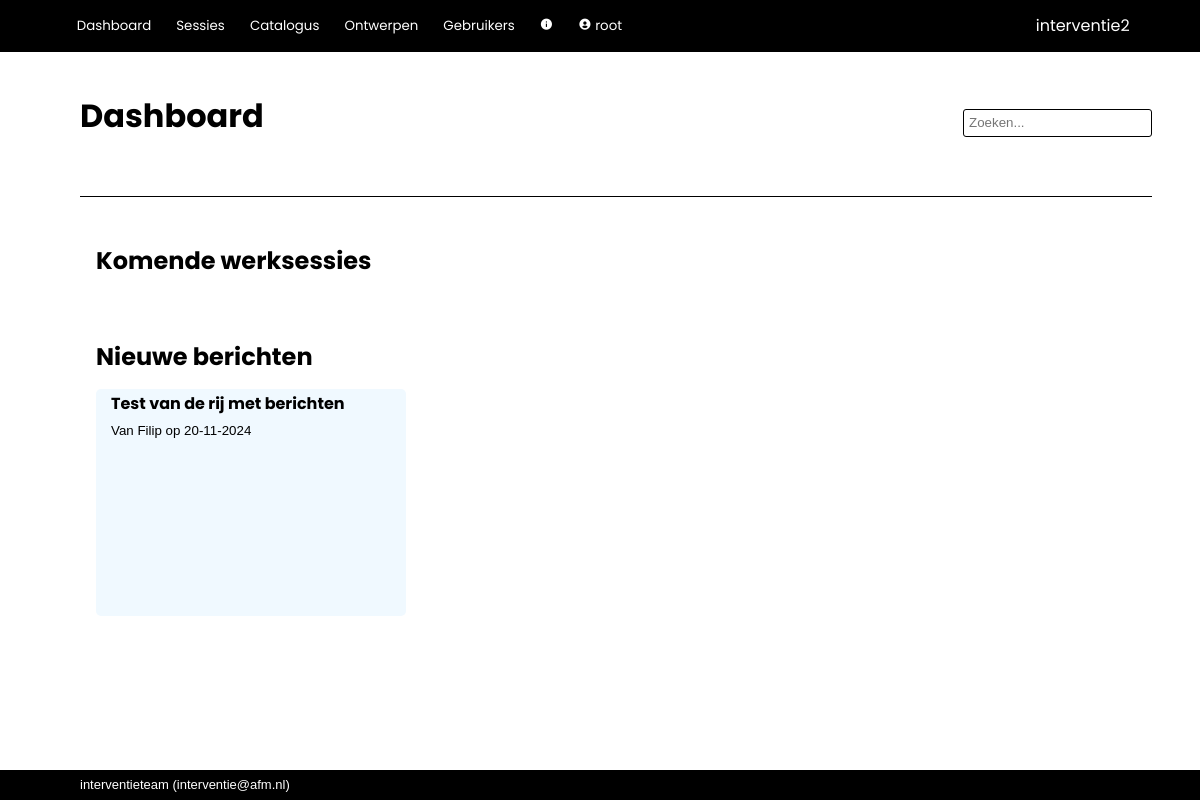
The page / (signed in) on the database its author committed.
### interventie2/models.py (models this page shows, shortened)
class User(db.Model, UserMixin):
    __tablename__ = 'users'
    id            = db.Column(db.Integer, primary_key=True)
    name          = db.Column(db.String(80), nullable=False, unique=True)
    password      = db.Column(db.String(200), nullable=False)
    role_id       = db.Column(db.Integer, db.ForeignKey('roles.id'), nullable=False, default=4) #references roles.id
    description   = db.Column(db.String(2000), nullable=False, default="")
    email         = db.Column(db.String(254))
    link          = db.Column(db.String(1000))
    active        = db.Column(db.Boolean, nullable=False, default=True)
    date_created  = db.Column(db.DateTime(timezone=True), server_default=func.now())
    last_seen     = db.Column(db.DateTime(timezone=True), server_default=func.now())
    role = relationship('Role')
    messages = relationship('Message', back_populates='recipient', foreign_keys="Message.recipient_id", cascade='all, delete-orphan')
    messages_sent = relationship('Message', back_populates='sender', foreign_keys="Message.sender_id")
    worksession = relationship('Worksession', back_populates='creator')
    plan = relationship('Plan', back_populates='creator')
    allowed_worksessions = relationship('Worksession', secondary='worksession_access', back_populates='allowed_users')
    owned_instruments = relationship('Instrument', back_populates='owner')
    def unread_messages(self):
        return sum(1 for message in self.messages if (message.unread) and (message.deliver_after.date() <= date.today()))
    def unread_message_alert(self):
        return self.unread_messages() > 0
    def unread_messages_list(self):
        unread_messages = []
        for message in self.messages:
            if (message.unread) and (message.deliver_after.date() <= date.today()):
                unread_messages.append(message)
        return unread_messages

class Message(db.Model):
    __tablename__ = 'messages'
    id            = db.Column(db.Integer, primary_key=True)
    date_created  = db.Column(db.DateTime(timezone=True), server_default=func.now())
    deliver_after = db.Column(db.DateTime(timezone=True), server_default=func.now())
    subject       = db.Column(db.String(500), nullable=False, default="")
    body          = db.Column(db.String(2000), nullable=False, default="")
    sender_id     = db.Column(db.Integer, db.ForeignKey('users.id'))
    recipient_id  = db.Column(db.Integer, db.ForeignKey('users.id'), nullable=False)
    unread        = db.Column(db.Boolean, nullable=False, default=True)
    archived      = db.Column(db.Boolean, nullable=False, default=True)
    system        = db.Column(db.Boolean, nullable=False, default=True)
    sender = relationship('User', foreign_keys=[sender_id])
    recipient = relationship('User', foreign_keys=[recipient_id])

### interventie2/main/routes.py (the view)
@main.route('/', methods=['GET', 'POST'])
@login_required
def index():
	information = { "past_worksessions":  Worksession.query.filter(Worksession.date < datetime.today().date()).order_by(Worksession.name).count(),
					"current_worksessions":  Worksession.query.filter(Worksession.date == datetime.today().date()).order_by(Worksession.name).count(),
				    "next_worksessions":  Worksession.query.filter(Worksession.date > datetime.today().date()).order_by(Worksession.name).count(),
					"instruments": Instrument.query.order_by(Instrument.name).count(),
					"your_past_worksessions":  Worksession.query.filter(Worksession.date < datetime.today().date()).filter(Worksession.creator == current_user).order_by(Worksession.name).count(),
					"your_current_worksessions": Worksession.query.filter(Worksession.date == datetime.today().date()).filter(Worksession.creator == current_user).order_by(Worksession.name).count(),
				    "your_next_worksessions":  Worksession.query.filter(Worksession.date > datetime.today().date()).filter(Worksession.creator == current_user).order_by(Worksession.name).count(),
					"your_instruments": Instrument.query.filter(Instrument.owner == current_user).order_by(Instrument.name).count() }
	next_worksessions = Worksession.query.filter(Worksession.date >= datetime.today().date()).order_by(Worksession.date)
	worksessions = Worksession.query.filter(Worksession.archived==False).order_by(Worksession.date)
	question_sets =  QuestionSet.query.order_by(QuestionSet.name)
	return render_template('main/index.html',
						information=information,
						worksessions=worksessions,
						next_worksessions=next_worksessions,
						question_sets=question_sets,
						today=datetime.today().date())

### interventie2/models.py (called while the page is built)
@login_manager.user_loader
def load_user(user_id):
    return User.query.get(user_id)

### interventie2/main/templates/main/index.html (shortened to what this page needs)
{% extends 'base.html' %}
{% block page_title %}
Dashboard
{% endblock %}
{% block body %}
        <h1>Komende werksessies</h1>
        <div class="card_row">
        </div>
{% if current_user.unread_message_alert() %}
    <h1>Nieuwe berichten</h1>
        <div class="card_row">
            {% for message in current_user.unread_messages_list() %}
            <a href="{{ url_for('admin.message', message_id=message.id) }}">
                <div class="card">
                    <div class="card_title">{{ message.subject }}</div>
                    <div class="card_info">
                        {% if message.sender.name|length >0 %}
                        Van {{ message.sender.name }} op
                        {% endif %}
                        {{ message.deliver_after.strftime('%d-%m-%Y') }}
                    </div>
                    <div class="card_description">
                    </div>
                </div>
            </a>
            {% endfor %}
        </div>
{% endif %}
{% endblock %}

### interventie2/templates/base.html (shortened to what this page needs)
<!DOCTYPE html>
<html lang="en">
    <head>
        <link rel="stylesheet" href="{{ url_for('static', filename='css/styles.css')}}">
        <link href="https://unpkg.com/boxicons@2.1.2/css/boxicons.min.css" rel="stylesheet">
    </head>
    <body>
        {% import 'jinja_macros.html' as macro %}
        <header>
            <div class="logo">{{ config['APP_NAME'] }}</div>
            <div class="modes">
                {% if current_user.is_authenticated %}
                    <button>
                        <a href="{{ url_for('main.index') }}">Dashboard</a>
                    </button>
                    <button>
                        <a href="{{ url_for('main.worksessions') }}">Sessies</a>
                    </button>
                    <button>
                        <a href="{{ url_for('catalog.index') }}">Catalogus</a>
                    </button>
                    {% if current_user.role.edit_questionnaire %}
                        <button>
                            <a href="{{ url_for('tools.index') }}">Ontwerpen</a>
                        </button>
                    {% endif %}
                    {% if current_user.role.edit_users %}
                        <button>
                            <a href="{{ url_for('admin.index') }}">Gebruikers</a>
                        </button>
                    {% endif %}
                    {% if current_user.role.see_app_info %}
                        <button>
                            <a href="{{ url_for('admin.info') }}"><i class='bx bxs-info-circle'></i></a>
                        </button>
                    {% endif %}
                    <button>
                        <a href="{{ url_for('admin.user', id=current_user.id) }}"><i class='bx bxs-user-circle'></i>
                            {{ current_user.name }}
                        </a>
                    </button>
                {% else %}
                    <button>
                        <a href="{{ url_for('main.login') }}">Login</a>
                    </button>
                {% endif %}
            </div>
        </header>
        <nav>
            <div class="title">{% block page_title %}{% endblock %}</div>
            {% if current_user.is_authenticated %}
                <form action="/analysis/search" method="get" class="search">
                    <input id="search" type="search"  name="q" value="{{ request.args.get('q') or '' }}" placeholder="Zoeken...">
                </form>
            {% endif %}
            <div class="tabs">{% block tabs %}{% endblock %}</div>
        </nav>
        <main>
            <section>{% block body %}{% endblock %}</section>
        </main>
        <footer>{{ config['MAINTAINER'] }} (<a href="mailto:{{ config['MAINTAINER_EMAIL'] }}">{{ config['MAINTAINER_EMAIL'] }}</a>)</footer>
    </body>
</html>

### interventie2/static/css/styles.css (style rules this page uses)
:root { --dark-blue: #0f2841; --light-blue: #0e9ed5; --green: #3b7d23; --red: red; --highlight: #195fa6; --mid-grey: #0e9ed5; --object: #f0f9ff; --alert: red; --button-bg: #176cc2; --button-fg: white; }
html, body { font-family: sans-serif; line-height: 1.5em; padding: 0px; margin: 0px; }
a { color: inherit; text-decoration: none; }
h1, h2, h3 { font-family: "Poppins", sans-serif; }
h1 { font-size: x-large; }
button { border: 1px solid var(--mid-grey); background-color: var(--button-bg); color: var(--button-fg); min-height: 2.2em; border-radius: 3px; min-width: 7em; padding-left: 1em; padding-right: 1em; margin-bottom: 2px; }
button a { text-decoration: none; }
input { background-color: white;; border: 1px solid var(--mid-grey); font-size: inherit; min-height: 1.7rem; margin-bottom: 2px; }
body { display: grid; height: 100vh; grid-template-rows: min-content min-content auto min-content; grid-template-areas: "header" "nav" "main" "footer"; }
header { grid-area: header; background-color: black; display: grid; grid-template-columns: auto min-content; grid-template-rows: auto; grid-template-areas: "modes logo"; color: white; align-items: center; padding: 0.6rem 4.4rem; font-family: "Poppins", sans-serif; }
header a { text-decoration: none; font-family: "Poppins", sans-serif; }
.logo { grid-area: logo; }
.modes { grid-area: modes; padding: 0px; margin: 0px; }
.modes button { background: inherit; outline: none; cursor: pointer; padding: 0.4rem 0.4rem; margin: 0 0.5rem 0 0; border: none; border-radius: 0px; color: white; font-family: "Poppins", sans-serif; font-size: smaller; min-width: 0; }
.modes a { text-decoration: none; }
nav { grid-area: nav; display: grid; grid-template-columns: 1fr auto; grid-template-areas: "title search" "steps steps" "tabs tabs "; align-items: center; margin: 3rem 3rem 1rem 5rem; }
.title { grid-area: title; font-family: "Poppins", sans-serif; color: black; font-size: xx-large; font-weight: bold; padding: 0 0 1rem 0; line-height: 1em; }
.search { grid-area: search; display: flex; align-items: center; text-decoration: none; border: none; }
.search input { background-color: white;; border: 1px solid black; border-radius: 3px; padding: 5px; font-size: smaller; height: 1.7rem; }
.tabs { grid-area: tabs; display: flex; padding-top: 3rem; overflow: hidden; font-size: inherit; border-bottom: 1px solid black; }
main { grid-area: main; padding: 1rem 5rem; display: grid; grid-template-columns: min-content 100%; grid-template-areas: "aside section "; overflow-y: auto; }
section { grid-area: section; padding: 0; margin-left: 1rem; margin-right: 1rem; }
footer { grid-area: footer; background-color: black; color: white; align-items: center; padding: 0.2rem 5rem; font-size: small; }
.card_row { display: flex; box-sizing: border-box; flex-flow: row; overflow-x: auto; overflow-y: hidden; gap: 1rem; padding-bottom: 2rem; }
.card { width: 280px; height: 220px; flex-grow: 0; flex-shrink: 0; background-color: var(--object); color: black; border-radius: 5px; padding: 0.2em 15px 0.2em 15px; overflow: hidden; scrollbar-width: none; animation: fadeInAnimation ease 0.7s; animation-iteration-count: 1; animation-fill-mode: forwards; }
.card_title { font-family: "Poppins", sans-serif; font-weight: bold; flex-grow: 1; padding-bottom: 0.4rem; }
.card_info { font-size: smaller; line-height: 1rem; padding-bottom: 0.4rem; }
.card_description { overflow: hidden; scrollbar-width: none; font-size: smaller; line-height: normal; padding-bottom: 0.4rem; }

### rows shown on the page
User: name "root", MAINTAINER_EMAIL "interventie@afm.nl"
Message: subject "Test van de rij met berichten", sender.name "Filip", deliver_after "20-11-2024"

### other values the page prints
{{ config['APP_NAME'] }} "interventie2"
{{ config['MAINTAINER'] }} "interventieteam"
